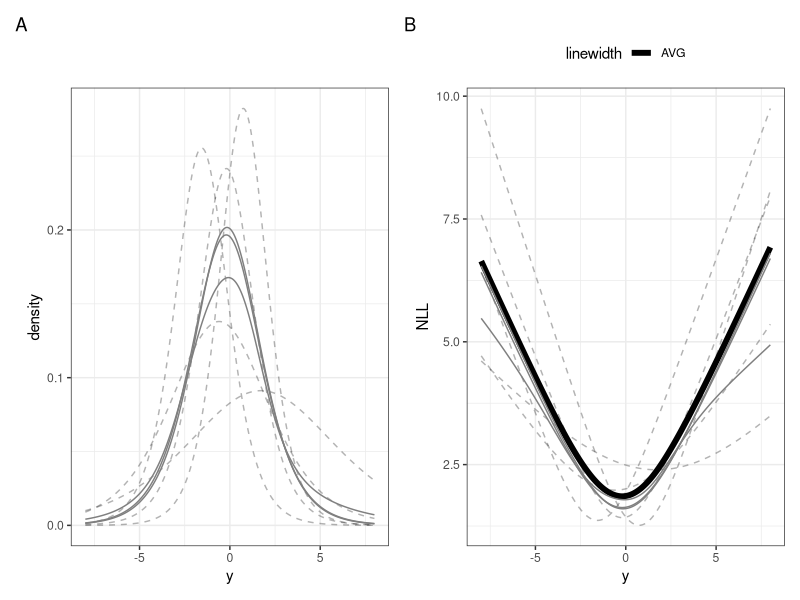
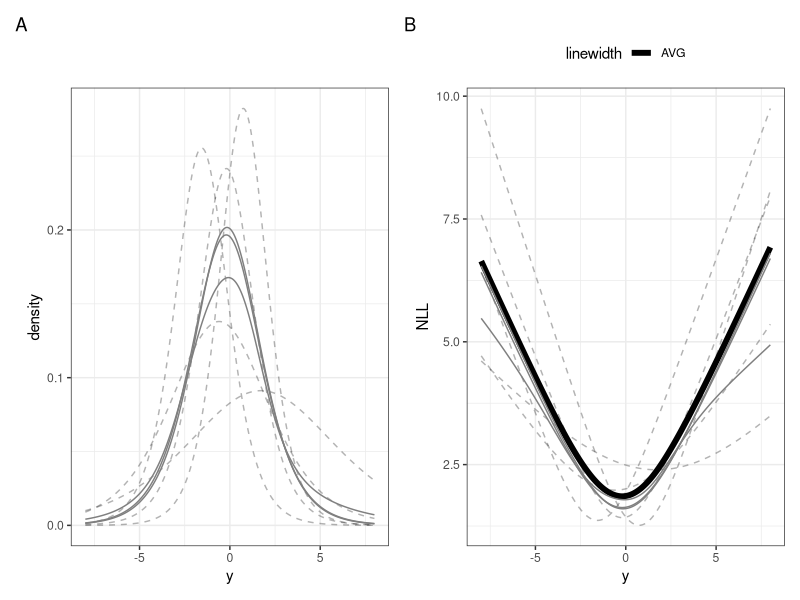

R code for these plots, in order:
# Produce Figure 3
# Lucas Kook
# Feb 2022

set.seed(1)

# Dependencies ------------------------------------------------------------

library(tidyverse)
library(patchwork)
theme_set(theme_bw() + theme(legend.position = "top"))

# FUNs --------------------------------------------------------------------

h <- function(y, theta) y %*% theta
pZ <- function(z) plogis(z)
dZ <- function(z) dlogis(z)
hp <- function(dy, theta) dy %*% theta
cols <- colorspace::qualitative_hcl(n = 3, l = 40)
names(cols) <- c("LIN-Ens", "LOG-Ens", "TRF-Ens")

# Data --------------------------------------------------------------------

res <- 1e3
ys <- seq(-8, 8, length.out = res)

thetas <- matrix(rnorm(2 * 5), ncol = 2)
thetas[, 2] <- log(1 + exp(thetas[, 2]))

y <- cbind(1, ys)
dy <- cbind(0, rep(1, length(ys)))

probs <- pZ(h(y, t(thetas)))
dens <- dZ(h(y, t(thetas))) * hp(dy, t(thetas))

# Linear ensemble
pcensemble <- apply(probs, 1, mean)
censemble <- apply(dens, 1, mean)

# Transformation ensemble
mth <- apply(thetas, 2, mean)
iensemble <- c(dZ(h(y, mth)) * hp(dy, mth))
piensemble <- c(pZ(h(y, mth)))

# Mean NLL
mNLL <- exp(rowMeans(log(dens)))

# log-linear ensemble
lensemble <- mNLL / sum(mNLL * diff(ys)[1])
plensemble <- cumsum(mNLL) / max(cumsum(mNLL))

edat <- data.frame(
  y = ys,
  LIN = censemble,
  TRF = iensemble,
  LOG = lensemble,
  AVG = mNLL
) %>%
  gather("method", "value", LIN, TRF, LOG)

adat <- data.frame(y = ys, value = mNLL)

mdat <- data.frame(
  y = ys,
  dens = dens
) %>%
  gather("member", "value", dens.1:dens.5)

p1 <- ggplot(edat,
       aes(x = y, y = value, color = method, group = method)) +
  geom_line(aes(x = y, y = value, group = member), data = mdat,
            inherit.aes = FALSE, alpha = 0.3, linetype = 2) +
  geom_line() +
  labs(x = "y", y = "density", color = "Ensemble") +
  scale_color_manual(values = cols)

p2 <- ggplot(edat, aes(x = y, y = -log(value), color = method, group = method)) +
  geom_line(aes(x = y, y = -log(value), group = member), data = mdat,
            inherit.aes = FALSE, alpha = 0.3, linetype = 2) +
  geom_line(aes(x = y, y = -log(value), lwd = "AVG"), data = adat,
            inherit.aes = FALSE, alpha = 1, linetype = 1) +
  geom_line(show.legend = FALSE) +
  labs(x = "y", y = "NLL", color = "Ensemble", size = "") +
  scale_size_manual(values = c("AVG" = 0.7)) +
  scale_color_manual(values = cols)

(p1 + labs(tag = "A")) + (p2 + labs(tag = "B"))
ggsave("figure3.pdf", height = 4, width = 9)
